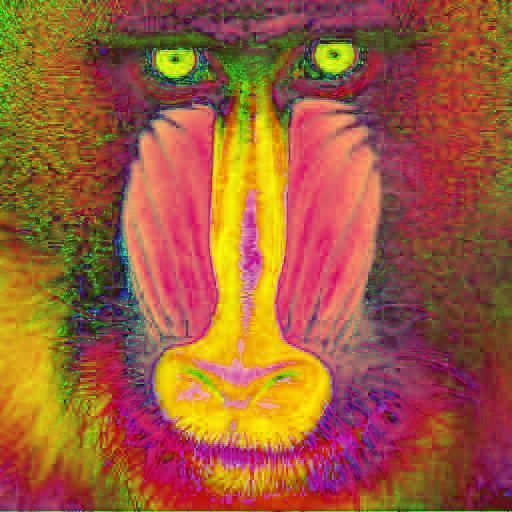
#> input picture lab2/mandrill3.jpg, 512 x 512 px
$ python colourthr.py
#> lines starting #> are read from the running program, lines starting #| are printed output that depends on the picture
import cv2 as cv
import numpy as np
from matplotlib import pyplot as plt

def GBR2RGB(img):
    return cv.cvtColor(img, cv.COLOR_BGR2RGB)

img = cv.imread('mandrill3.jpg',1)
#> img is the input picture: shape (512, 512, 3); mean B, G, R 57.2, 92, 157.5

bgr_planes = cv.split(img)
histSize = 256
histRange = (0,256)
accumulate = False

b_hist = cv.calcHist(bgr_planes, [0], None, [histSize], histRange, accumulate=accumulate)
#> b_hist = 256 values, max 5678 at index 102, min 0 at index 194, mean 1024
g_hist = cv.calcHist(bgr_planes, [1], None, [histSize], histRange, accumulate=accumulate)
#> g_hist = 256 values, max 2505 at index 59, min 8 at index 255, mean 1024
r_hist = cv.calcHist(bgr_planes, [2], None, [histSize], histRange, accumulate=accumulate)
#> r_hist = 256 values, max 1852 at index 242, min 4 at index 3, mean 1024

hist_w = 512
hist_h = 400
bin_w = int(round( hist_w/histSize ))
histImage = np.zeros((hist_h, hist_w, 3), dtype=np.uint8)

cv.normalize(b_hist, b_hist, alpha=0, beta=hist_h, norm_type=cv.NORM_MINMAX)
cv.normalize(g_hist, g_hist, alpha=0, beta=hist_h, norm_type=cv.NORM_MINMAX)
cv.normalize(r_hist, r_hist, alpha=0, beta=hist_h, norm_type=cv.NORM_MINMAX)

for i in range(1, histSize):
    cv.line(histImage, ( bin_w*(i-1), hist_h - int(np.round(b_hist[i-1])) ),
            ( bin_w*(i), hist_h - int(np.round(b_hist[i])) ),
            ( 255, 0, 0), thickness=2)
    cv.line(histImage, ( bin_w*(i-1), hist_h - int(np.round(g_hist[i-1])) ),
            ( bin_w*(i), hist_h - int(np.round(g_hist[i])) ),
            ( 0, 255, 0), thickness=2)
    cv.line(histImage, ( bin_w*(i-1), hist_h - int(np.round(r_hist[i-1])) ),
            ( bin_w*(i), hist_h - int(np.round(r_hist[i])) ),
            ( 0, 0, 255), thickness=2)
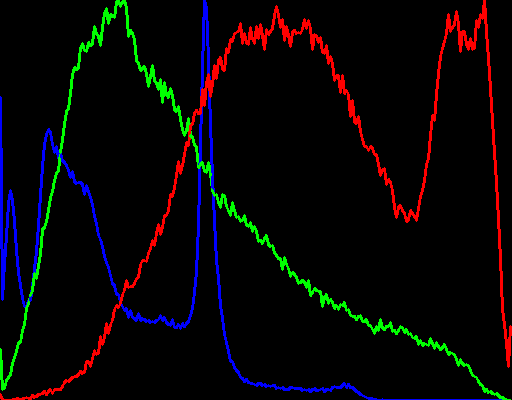
#> histImage: shape (400, 512, 3); mean of channels 0, 1, 2 6.4, 5.5, 7.8; drawn as B, G, R
cv.imshow('Source image', img)
cv.imshow('calcHist Demo', histImage)
cv.waitKey()

$ run again, with lab2/mandrill0.jpg copied over lab2/mandrill3.jpg
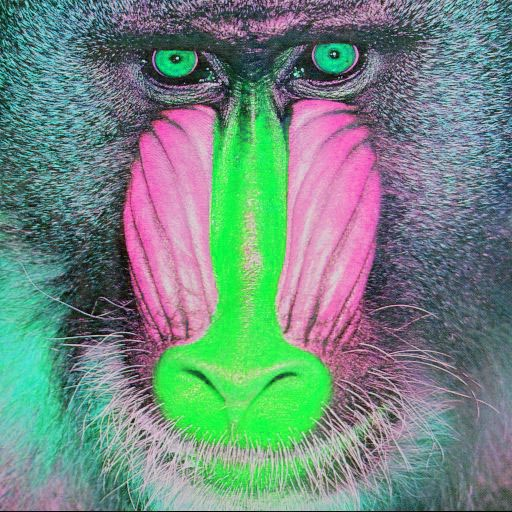
#> input picture lab2/mandrill0.jpg, 512 x 512 px
#> img is the input picture: shape (512, 512, 3); mean B, G, R 128.9, 137.4, 113.2
#> b_hist = 256 values, max 2089 at index 192, min 0 at index 240, mean 1024
#> g_hist = 256 values, max 1831 at index 117, min 7 at index 1, mean 1024
#> r_hist = 256 values, max 2045 at index 78, min 44 at index 254, mean 1024
#> after the loop `for i in range(1, histSize):`:
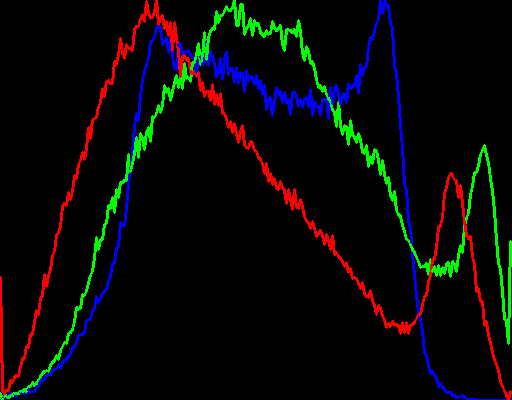
#> histImage: shape (400, 512, 3); mean of channels 0, 1, 2 6.5, 7.4, 7.3; drawn as B, G, R

$ run again, with lab2/mandrill1.jpg copied over lab2/mandrill3.jpg
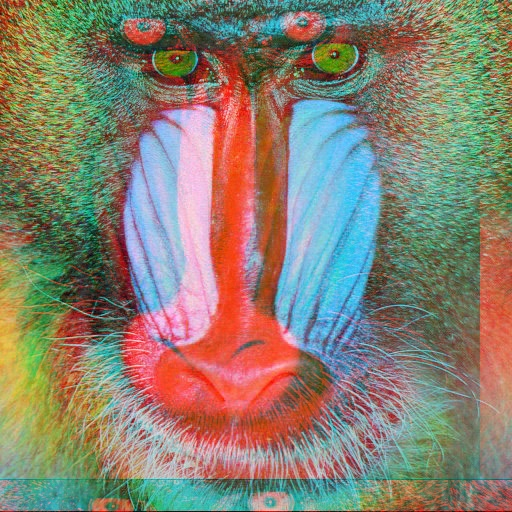
#> input picture lab2/mandrill1.jpg, 512 x 512 px
#> img is the input picture: shape (512, 512, 3); mean B, G, R 113.1, 128.9, 136.9
#> b_hist = 256 values, max 2148 at index 84, min 35 at index 1, mean 1024
#> g_hist = 256 values, max 2010 at index 191, min 0 at index 239, mean 1024
#> r_hist = 256 values, max 1928 at index 120, min 8 at index 1, mean 1024
#> after the loop `for i in range(1, histSize):`:
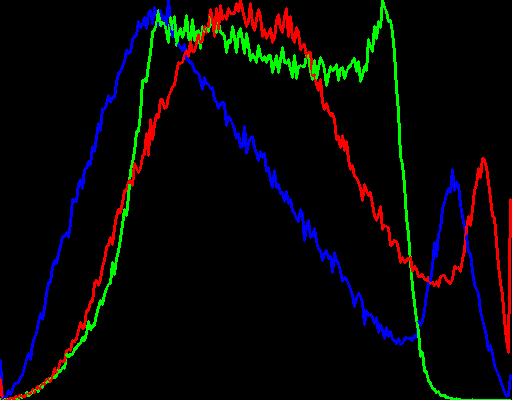
#> histImage: shape (400, 512, 3); mean of channels 0, 1, 2 6.7, 6.5, 7.4; drawn as B, G, R

$ run again, with lab2/mandrill2.jpg copied over lab2/mandrill3.jpg
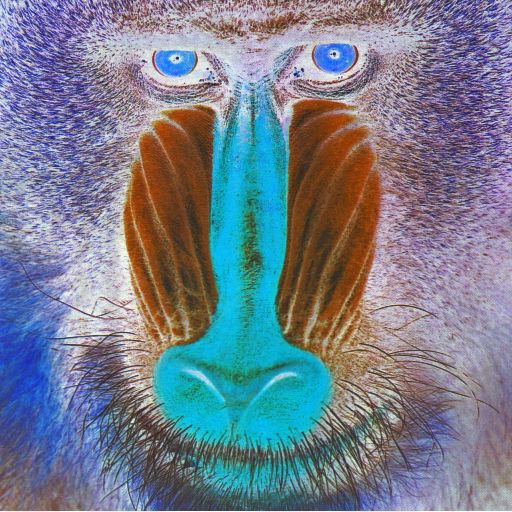
#> input picture lab2/mandrill2.jpg, 512 x 512 px
#> img is the input picture: shape (512, 512, 3); mean B, G, R 141.8, 126.1, 117.6
#> b_hist = 256 values, max 2026 at index 178, min 47 at index 1, mean 1024
#> g_hist = 256 values, max 2153 at index 64, min 0 at index 0, mean 1024
#> r_hist = 256 values, max 1831 at index 145, min 14 at index 253, mean 1024
#> after the loop `for i in range(1, histSize):`:
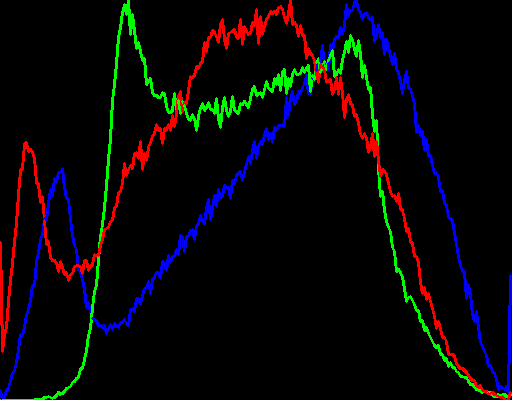
#> histImage: shape (400, 512, 3); mean of channels 0, 1, 2 7.2, 6.1, 7.3; drawn as B, G, R
